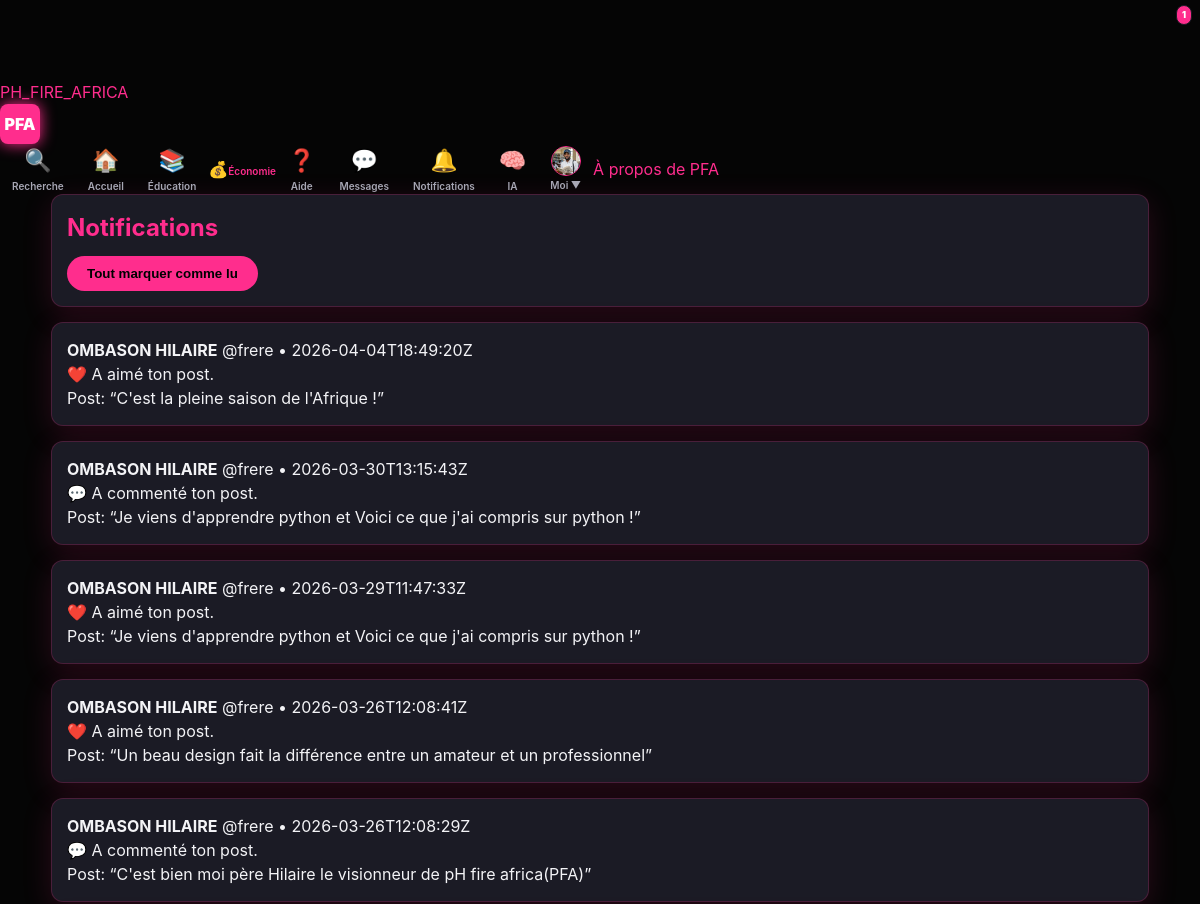
Before: /notifications (signed in, upper part) with the older database file.
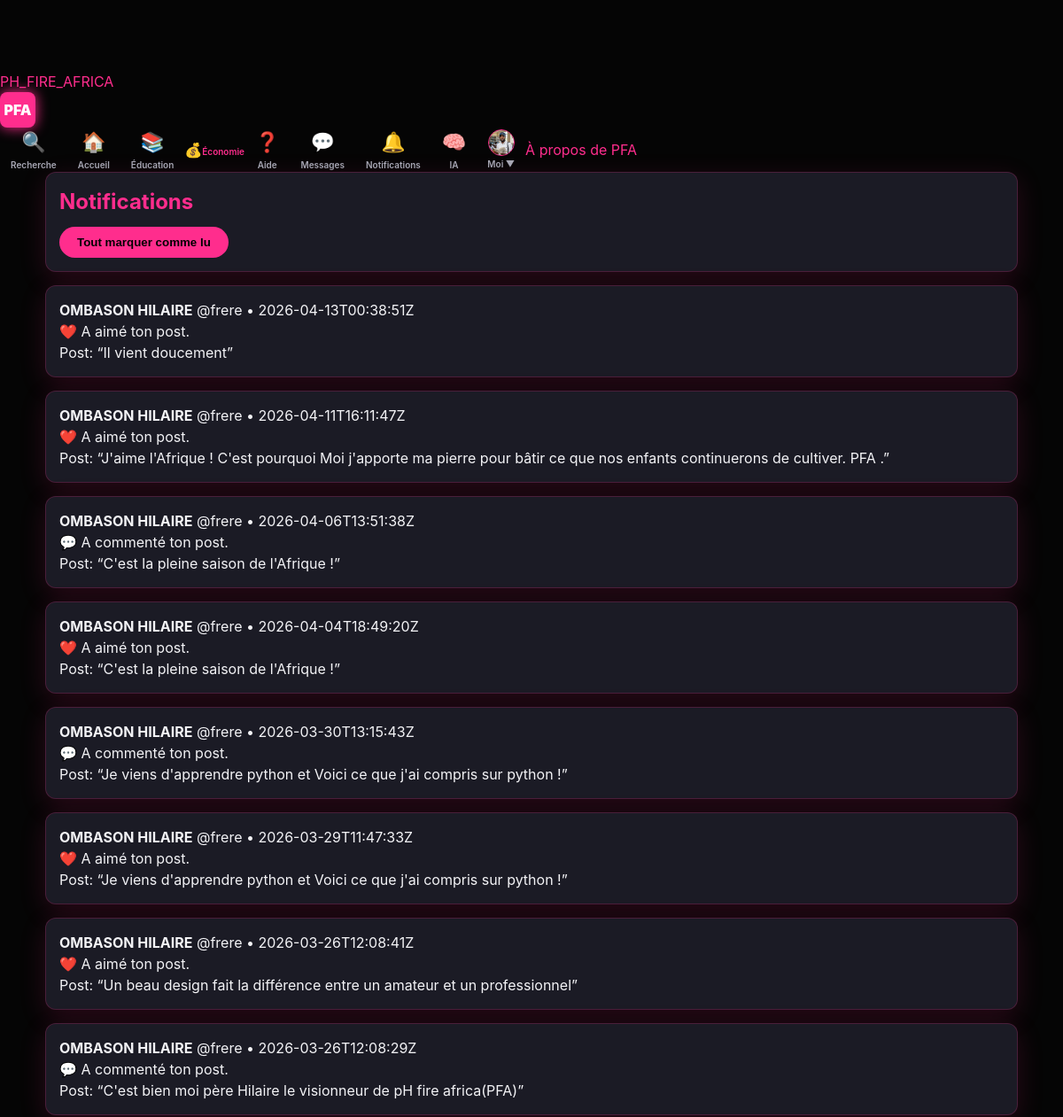
After: the same page with the newer database file.
### tables this page shows
CREATE TABLE notifications (
  id INTEGER PRIMARY KEY AUTOINCREMENT,
  user_id INTEGER NOT NULL,
  actor_id INTEGER NOT NULL,
  ntype TEXT NOT NULL,
  post_id INTEGER,
  created_at TEXT NOT NULL,
  is_read INTEGER NOT NULL DEFAULT 0,
  FOREIGN KEY (user_id) REFERENCES users(id) ON DELETE CASCADE,
  FOREIGN KEY (actor_id) REFERENCES users(id) ON DELETE CASCADE,
  FOREIGN KEY (post_id) REFERENCES posts(id) ON DELETE CASCADE
);

CREATE TABLE users (
  id INTEGER PRIMARY KEY AUTOINCREMENT,
  username TEXT UNIQUE NOT NULL,
  identifier TEXT UNIQUE NOT NULL,
  display_name TEXT NOT NULL,
  bio TEXT DEFAULT '',
  password_hash TEXT NOT NULL,
  created_at TEXT NOT NULL
, profile_pic TEXT DEFAULT 'default_avatar.png', cover_pic TEXT DEFAULT 'default_cover.jpg', role TEXT DEFAULT 'apprenant', language TEXT DEFAULT 'fr', privacy_level TEXT DEFAULT 'public', video_pref TEXT DEFAULT 'data_saver');

CREATE TABLE posts (
  id INTEGER PRIMARY KEY AUTOINCREMENT,
  user_id INTEGER NOT NULL,
  content TEXT NOT NULL,
  image_filename TEXT,
  created_at TEXT NOT NULL,
  FOREIGN KEY (user_id) REFERENCES users(id) ON DELETE CASCADE
);

### app.py (the view)
    @app.get("/notifications")
    @login_required
    def notifications():
        me = current_user()
        rows = db_all(
            "SELECT n.*, a.username AS actor_username, a.display_name AS actor_display_name, "
            "p.content AS post_content "
            "FROM notifications n "
            "JOIN users a ON a.id=n.actor_id "
            "LEFT JOIN posts p ON p.id=n.post_id "
            "WHERE n.user_id=? ORDER BY n.created_at DESC LIMIT 100",
            (me["id"],),
        )
        return render_template("notifications.html", notifications=rows)

### templates/notifications.html (shortened to what this page needs)
{% extends "base.html" %}
{% set title = "Notifications" %}
{% block content %}
<div class="card notif-head">
  <h2>Notifications</h2>
  <form method="post" action="{{ url_for('notifications_read_all') }}">
    <button class="btn btn-ghost" type="submit">Tout marquer comme lu</button>
  </form>
</div>
{% for n in notifications %}
  <div class="card notif {% if n.is_read == 0 %}notif-unread{% endif %}">
    <div class="notif-line">
      <b>{{ n.actor_display_name }}</b>
      <span class="muted">@{{ n.actor_username }}</span>
      <span class="muted small">• {{ n.created_at }}</span>
    </div>
    {% if n.ntype == 'follow' %}
      <div>✅ S’est abonné à toi.</div>
    {% elif n.ntype == 'like' %}
      <div>❤️ A aimé ton post.</div>
    {% elif n.ntype == 'comment' %}
      <div>💬 A commenté ton post.</div>
    {% endif %}
    {% if n.post_id %}
      <div class="muted small">Post: “{{ (n.post_content or '')[:120] }}”</div>
    {% endif %}
  </div>
{% endfor %}
{% endblock %}

### templates/base.html (shortened to what this page needs)
<!DOCTYPE html>
<html lang="fr">
<head>
  <link rel="stylesheet" href="{{ url_for('static', filename='style.css') }}">
</head>
<body>
  {% if me %}
  <div class="nav-left">
     <a href="{{ url_for('feed') }}" class="nav-logo">PH_FIRE_AFRICA</a>
    <a href="{{ url_for('feed') }}" class="logo-pfa">PFA</a>
  </div>
      <nav class="nav-icons-group">
      <a href="{{ url_for('rechercher') }}" class="nav-link-icon" title="Rechercher">
      <span class="icon">🔍</span><span class="nav-text">Recherche</span></a>
      <a href="{{ url_for('feed') }}" class="nav-link-icon" title="Accueil">
      <span class="icon">🏠</span><span class="nav-text">Accueil</span></a>
      <a href="{{ url_for('academie_home') }}" class="nav-link-icon" title="Éducation">
      <span class="icon">📚</span><span class="nav-text">Éducation</span></a>
      <a href="{{ url_for('wallet') }}" class="nav-icon" title="Économie">
      <span class="icon">💰</span><span class="nav-text">Économie</span></a>
        <a href="{{ url_for('guide_utilisation') }}" class="nav-link-icon" title="Guide d'utilisation">
      <span class="icon">❓</span>
      <span class="nav-text">Aide</span>
    </a>
      <a href="{{ url_for('messages') }}" class="nav-link-icon" title="Messages">
    <span class="icon">💬</span>
    {% if unread_messages > 0 %}
        <span class="badge-alert">{{ unread_messages }}</span>
    {% endif %}
    <span class="nav-text">Messages</span>
</a>
<a href="{{ url_for('notifications') }}" class="nav-link-icon" title="Notifications">
    <span class="icon">🔔</span>
    <span class="nav-text">Notifications</span>
</a>
      <a href="{{ url_for('tuteur_view') }}" class="nav-link-icon" title="IA Mwalimu">
      <span class="icon">🧠</span><span class="nav-text">IA</span></a>
      <a href="{{ url_for('profile', username=me.username) }}" class="nav-link-icon profile-link">
      <img src="{{ url_for('static', filename='uploads/' ~ me.profile_pic) }}" class="avatar-nav" onerror="this.src='https://ui-avatars.com/api/?name={{ me.display_name }}&background=ff2d8d&color=fff'">
      <span class="nav-text">Moi ▼</span></a>
      <a href="{{ url_for('a_propos') }}" class="muted small">À propos de PFA</a>
    </nav>
  {% endif %}
  <main class="container">
    {% block content %}{% endblock %}
  </main>
</body>
</html>

Changed rows visible on the page:
added notifications: actor_display_name "OMBASON HILAIRE", actor_username "frere", created_at "2026-04-13T00:38:51Z", ntype "❤️ A aimé ton post."
now on this page (row unchanged): posts: content "Il vient doucement"
added notifications: actor_display_name "OMBASON HILAIRE", actor_username "frere", created_at "2026-04-11T16:11:47Z", ntype "❤️ A aimé ton post."
now on this page (row unchanged): posts: content "J'aime l'Afrique ! C'est pourquoi Moi j'apporte ma pierre pour bâtir ce que nos enfants continuerons de cultiver. PFA ."
added notifications: actor_display_name "OMBASON HILAIRE", actor_username "frere", created_at "2026-04-06T13:51:38Z", ntype "💬 A commenté ton post.", {{ (n.post_content or '')[:120] }} "C'est la pleine saison de l'Afrique !"
Other visible differences:
{{ unread_messages }}: "1" → (not shown)
